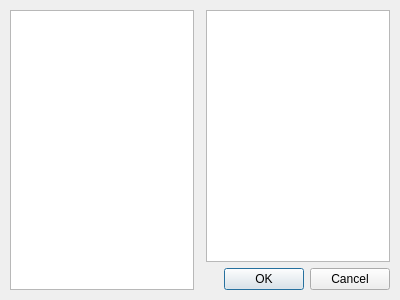
<?xml version="1.0" encoding="UTF-8"?>
<ui version="4.0">
 <class>VideoEffectDialog</class>
 <widget class="QDialog" name="VideoEffectDialog">
  <property name="geometry">
   <rect>
    <x>0</x>
    <y>0</y>
    <width>400</width>
    <height>300</height>
   </rect>
  </property>
  <property name="windowTitle">
   <string>Dialog</string>
  </property>
  <widget class="QWidget" name="gridLayoutWidget">
   <property name="geometry">
    <rect>
     <x>10</x>
     <y>10</y>
     <width>380</width>
     <height>280</height>
    </rect>
   </property>
   <layout class="QGridLayout" name="gridLayout">
    <item row="0" column="0" rowspan="2">
     <widget class="QListWidget" name="camListWidget"/>
    </item>
    <item row="1" column="1" colspan="2">
     <widget class="QDialogButtonBox" name="buttonBox">
      <property name="orientation">
       <enum>Qt::Horizontal</enum>
      </property>
      <property name="standardButtons">
       <set>QDialogButtonBox::Cancel|QDialogButtonBox::Ok</set>
      </property>
     </widget>
    </item>
    <item row="0" column="2">
     <widget class="QListWidget" name="effectListWidget"/>
    </item>
   </layout>
  </widget>
 </widget>
 <resources/>
 <connections>
  <connection>
   <sender>buttonBox</sender>
   <signal>accepted()</signal>
   <receiver>VideoEffectDialog</receiver>
   <slot>accept()</slot>
   <hints>
    <hint type="sourcelabel">
     <x>248</x>
     <y>254</y>
    </hint>
    <hint type="destinationlabel">
     <x>157</x>
     <y>274</y>
    </hint>
   </hints>
  </connection>
  <connection>
   <sender>buttonBox</sender>
   <signal>rejected()</signal>
   <receiver>VideoEffectDialog</receiver>
   <slot>reject()</slot>
   <hints>
    <hint type="sourcelabel">
     <x>316</x>
     <y>260</y>
    </hint>
    <hint type="destinationlabel">
     <x>286</x>
     <y>274</y>
    </hint>
   </hints>
  </connection>
 </connections>
</ui>
